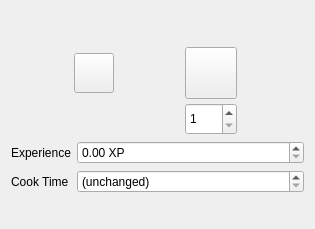
<?xml version="1.0" encoding="UTF-8"?>
<ui version="4.0">
 <class>SmeltingWidget</class>
 <widget class="QWidget" name="SmeltingWidget">
  <property name="geometry">
   <rect>
    <x>0</x>
    <y>0</y>
    <width>315</width>
    <height>229</height>
   </rect>
  </property>
  <property name="windowTitle">
   <string>Smelting</string>
  </property>
  <layout class="QVBoxLayout" name="verticalLayout_2">
   <item>
    <layout class="QHBoxLayout" name="horizontalLayout_2">
     <item>
      <widget class="ItemButton" name="input_item">
       <property name="minimumSize">
        <size>
         <width>40</width>
         <height>40</height>
        </size>
       </property>
       <property name="maximumSize">
        <size>
         <width>40</width>
         <height>40</height>
        </size>
       </property>
       <property name="text">
        <string/>
       </property>
      </widget>
     </item>
     <item>
      <widget class="QWidget" name="widget" native="true">
       <property name="minimumSize">
        <size>
         <width>56</width>
         <height>124</height>
        </size>
       </property>
       <property name="maximumSize">
        <size>
         <width>56</width>
         <height>124</height>
        </size>
       </property>
       <widget class="ItemButton" name="output_item">
        <property name="geometry">
         <rect>
          <x>2</x>
          <y>36</y>
          <width>52</width>
          <height>52</height>
         </rect>
        </property>
        <property name="sizePolicy">
         <sizepolicy hsizetype="Fixed" vsizetype="Fixed">
          <horstretch>0</horstretch>
          <verstretch>0</verstretch>
         </sizepolicy>
        </property>
        <property name="minimumSize">
         <size>
          <width>52</width>
          <height>52</height>
         </size>
        </property>
        <property name="maximumSize">
         <size>
          <width>40</width>
          <height>40</height>
         </size>
        </property>
        <property name="text">
         <string/>
        </property>
       </widget>
       <widget class="QSpinBox" name="spinBox">
        <property name="geometry">
         <rect>
          <x>2</x>
          <y>92</y>
          <width>52</width>
          <height>32</height>
         </rect>
        </property>
        <property name="minimum">
         <number>1</number>
        </property>
        <property name="maximum">
         <number>64</number>
        </property>
       </widget>
      </widget>
     </item>
    </layout>
   </item>
   <item>
    <layout class="QFormLayout" name="formLayout">
     <item row="0" column="1">
      <widget class="QDoubleSpinBox" name="doubleSpinBox">
       <property name="sizePolicy">
        <sizepolicy hsizetype="MinimumExpanding" vsizetype="Fixed">
         <horstretch>0</horstretch>
         <verstretch>0</verstretch>
        </sizepolicy>
       </property>
       <property name="specialValueText">
        <string/>
       </property>
       <property name="suffix">
        <string> XP</string>
       </property>
       <property name="maximum">
        <double>100000.000000000000000</double>
       </property>
      </widget>
     </item>
     <item row="1" column="1">
      <widget class="QSpinBox" name="spinBox_3">
       <property name="sizePolicy">
        <sizepolicy hsizetype="MinimumExpanding" vsizetype="Fixed">
         <horstretch>0</horstretch>
         <verstretch>0</verstretch>
        </sizepolicy>
       </property>
       <property name="specialValueText">
        <string>(unchanged)</string>
       </property>
       <property name="suffix">
        <string> ticks</string>
       </property>
       <property name="minimum">
        <number>-1</number>
       </property>
       <property name="maximum">
        <number>2147483647</number>
       </property>
       <property name="value">
        <number>-1</number>
       </property>
      </widget>
     </item>
     <item row="0" column="0">
      <widget class="QLabel" name="label">
       <property name="text">
        <string>Experience</string>
       </property>
      </widget>
     </item>
     <item row="1" column="0">
      <widget class="QLabel" name="label_2">
       <property name="text">
        <string>Cook Time</string>
       </property>
      </widget>
     </item>
    </layout>
   </item>
  </layout>
 </widget>
 <customwidgets>
  <customwidget>
   <class>ItemButton</class>
   <extends>QPushButton</extends>
   <header location="global">itembutton.h</header>
  </customwidget>
 </customwidgets>
 <resources/>
 <connections/>
</ui>
